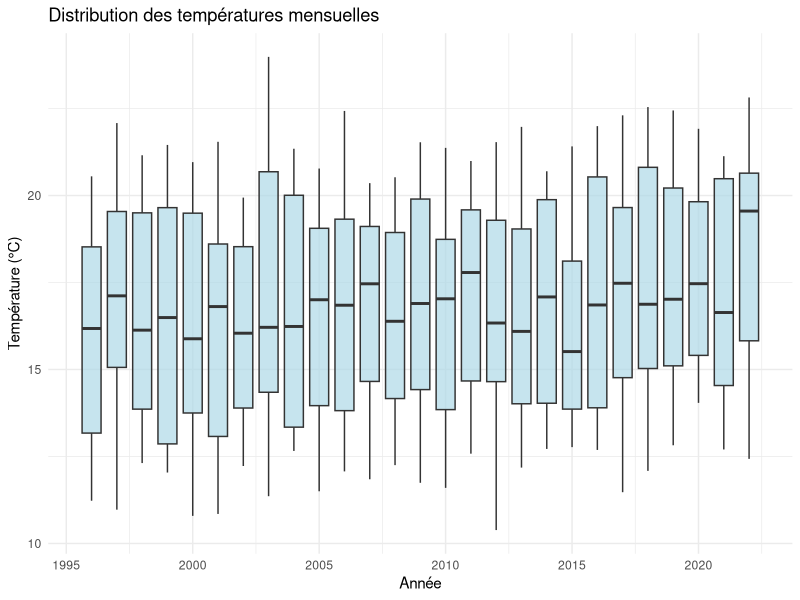
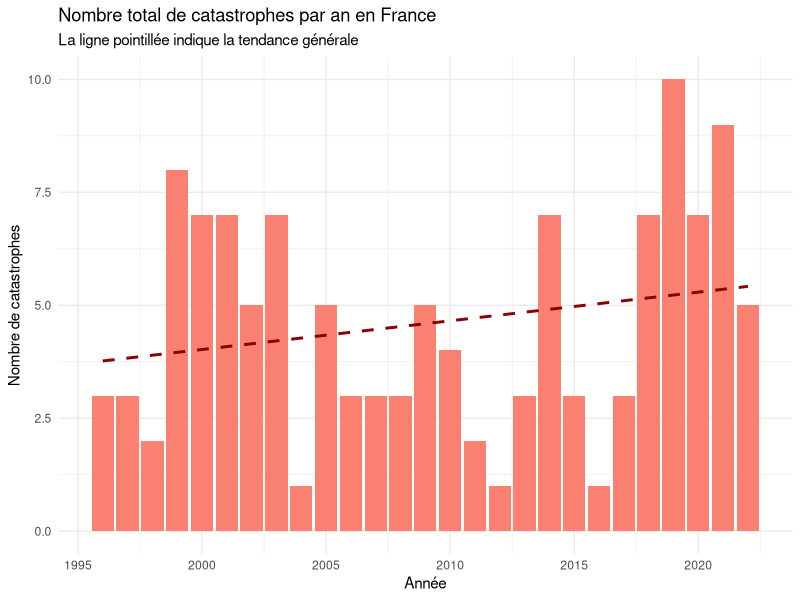

Write the R code that produced these figures, in order.
## ---- chunk 1
#| echo: false
#| warning: false
#| message: false

# --- BLOC 1 : CHARGEMENT ---
library(data.table)
library(ggplot2)

# On charge le fichier que vous avez créé à la fin de la Partie 1
dt <- fread("data/data_finale.csv")
## ---- chunk 2
#| echo: false

ggplot(dt, aes(x = year, y = temp_moy, group = year)) +
  geom_boxplot(fill = "lightblue", alpha = 0.7) +
  labs(title = "Distribution des températures mensuelles",
       x = "Année", y = "Température (°C)") +
  theme_minimal()
## ---- chunk 3
#| echo: false

# On agrège par année pour avoir un graphique lisible
dt_annuel <- dt[, .(Total_Catastrophes = sum(nb_disasters)), by = year]

ggplot(dt_annuel, aes(x = year, y = Total_Catastrophes)) +
  geom_col(fill = "salmon") +
  geom_smooth(method = "lm", se = FALSE, color = "darkred", linetype = "dashed") +
  labs(title = "Nombre total de catastrophes par an en France",
       subtitle = "La ligne pointillée indique la tendance générale",
       x = "Année", y = "Nombre de catastrophes") +
  theme_minimal()
## ---- chunk 4
#| echo: false
#| warning: false

# On crée un petit tableau propre
resume <- dt[, .(
  Moyenne_Temp = round(mean(temp_moy, na.rm=T), 1),
  Total_Catastrophes = sum(nb_disasters),
  Total_Morts = sum(nb_deaths),
  Cout_Total_Millions = round(sum(total_damages)/1000, 1)
)]

knitr::kable(resume, caption = "Résumé global (1996-2022)")
